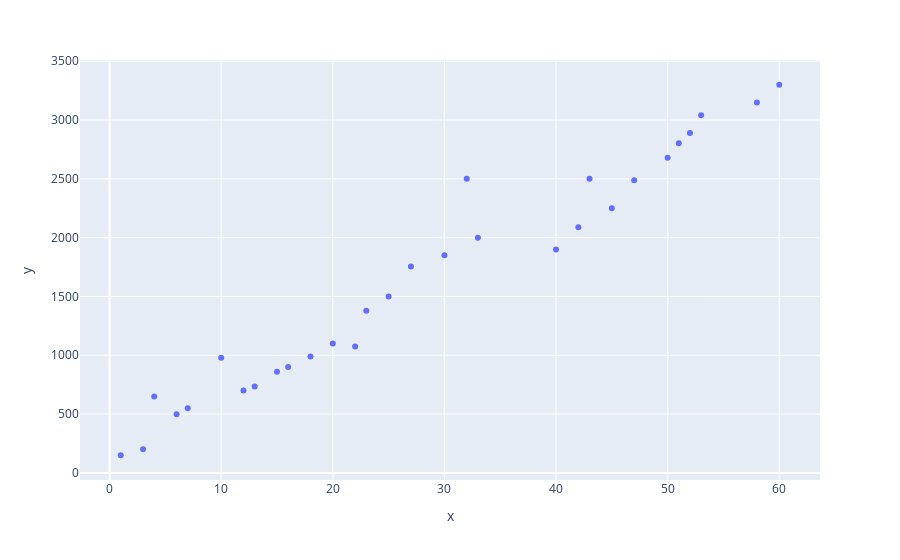

Source (notebook cell):
### Code cell
grafi = px.scatter(x = x_custo_diaria.ravel(), y = y_custo_diaria)
grafi

### Figure 1 — Plotly figure (JSON) as saved in the notebook; plotly's stock layout.template omitted (floating-point values rounded to 4 significant figures)
{"data": [{"hovertemplate": "x=%{x}<br>y=%{y}<extra></extra>", "legendgroup": "", "marker": {"color": "#636efa", "symbol": "circle"}, "mode": "markers", "name": "", "orientation": "v", "showlegend": false, "type": "scatter", "x": [1, 3, 4, 6, 7, 10, 12, 13, 15, 16, 20, 18, 22, 23, 25, 27, 30, 32, 33, 40, 42, 43, 45, 47, 50, 51, 52, 53, 58, 60], "xaxis": "x", "y": [150, 200, 650, 499, 549, 980, 700, 735, 859, 900, 1100, 989, 1075, 1378, 1500, 1755, 1850, 2500, 2000, 1900, 2089, 2500, 2250, 2488, 2680, 2803, 2890, 3040, 3150, 3300], "yaxis": "y"}], "layout": {"legend": {"tracegroupgap": 0}, "margin": {"t": 60}, "xaxis": {"anchor": "y", "domain": [0, 1], "title": {"text": "x"}}, "yaxis": {"anchor": "x", "domain": [0, 1], "title": {"text": "y"}}}}
